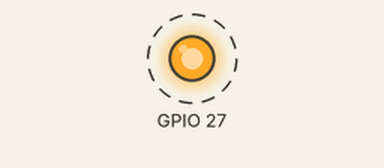
Bench run of a sketch on a simulated ESP32. On the bench: output pins drawn as LEDs (lit = HIGH). Dashed ring = blinking.

Above: at 0.5 s.
Timing chart, 0 to 4.6 s (numbered marks = the images above):
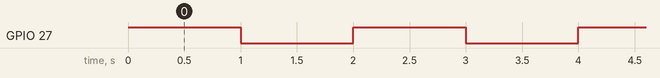

The sketch:

Beep_Test.ino
```cpp
void setup() {
  Serial.begin(9600);
  pinMode(27, OUTPUT);
}

void loop() {
  digitalWrite(27, HIGH);
  delay(1000);
  digitalWrite(27, LOW);
  delay(1000);
}
```

Measured:
- by itself, GPIO 27: alternates HIGH for 1.0 s and LOW for 1.0 s
